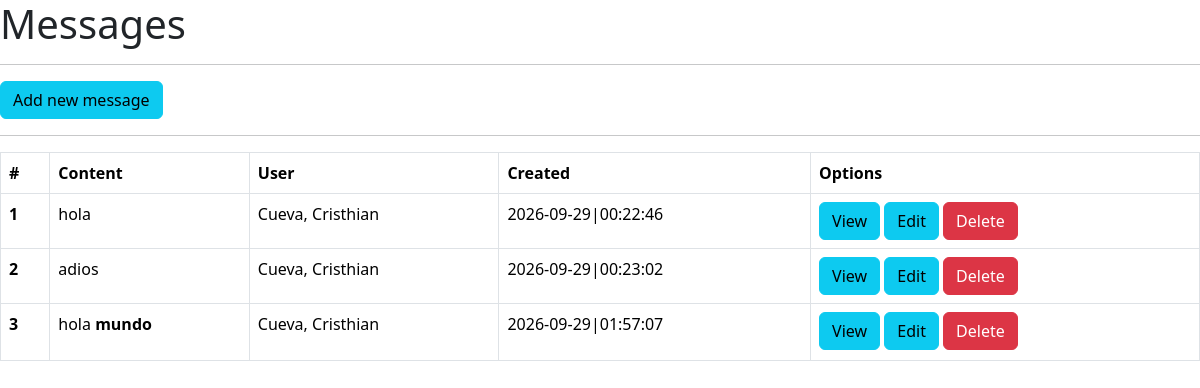
The app's page /messages, older data.
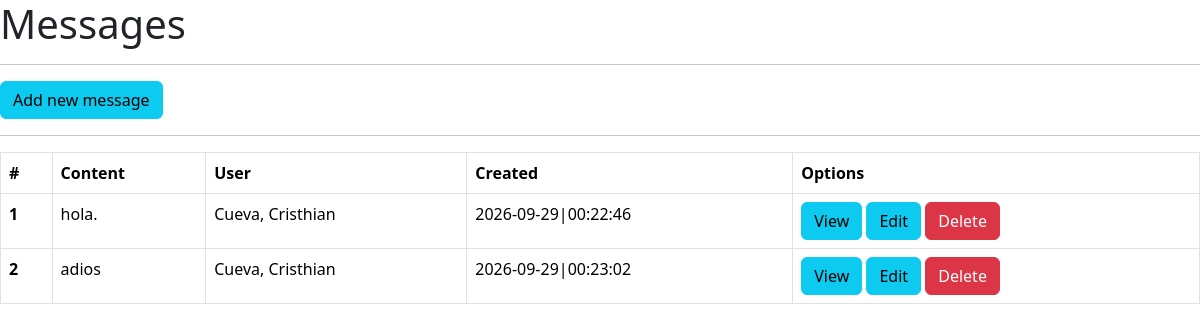
The same page, newer data.
### main.py (models this page shows, shortened)
class Message(db.Model):
    __tablename__ = "messages"
    id = db.Column(db.Integer, primary_key=True, autoincrement=True)
    content = db.Column(db.Text, nullable=True)
    created = db.Column(db.DateTime(timezone=True), server_default=func.now())
    user_id = db.Column(db.Integer, db.ForeignKey("users.id"))
    user = db.relationship("User", backref="user")

class User(db.Model):
    __tablename__ = "users"
    id = db.Column(db.Integer, primary_key=True, autoincrement=True)
    code = db.Column(db.String(11), nullable=False)
    first_name = db.Column(db.String(128), nullable=False)
    last_name = db.Column(db.String(128), nullable=False)
    age = db.Column(db.Integer, nullable=True)
    created = db.Column(db.DateTime(timezone=True), server_default=func.now())

### main.py (the view)
@app.route("/messages")
def view_messages():
    items = Message.query.all()
    return render_template("messages.html", items=items)

### templates/messages.html (shortened to what this page needs)
<!doctype html>
<html lang="es">
  <head>
    <link href="https://cdn.jsdelivr.net/npm/bootstrap@5.3.8/dist/css/bootstrap.min.css" rel="stylesheet">
  </head>
  <body>
    <h1>Messages</h1>
    <hr>
    <a href="{{ url_for('view_messages_add') }}" class="btn btn-info">Add new message</a>
    <hr>
    <table class="table table-bordered">
  <thead>
    <tr>
      <th scope="col">#</th>
      <th scope="col">Content</th>
      <th scope="col">User</th>
      <th scope="col">Created</th>
      <th scope="col">Options</th>
    </tr>
  </thead>
  <tbody>
    {% for item in items %}
    <tr>
      <th scope="row">{{ item.id }}</th>
      <td>{{ item.content|safe }}</td>
      <td>{{ item.user.last_name }}, {{ item.user.first_name }}</td>
      <td>{{ item.created.strftime('%Y-%m-%d|%H:%M:%S') }}</td>
      <td>
        <a href="{{ url_for('view_messages_by_id', message_id=item.id) }}" class="btn btn-info">View</a>
        <a href="{{ url_for('view_messages_edit_by_id', message_id=item.id) }}" class="btn btn-info">Edit</a>
        <a href="{{ url_for('view_messages_delete_by_id', message_id=item.id) }}" class="btn btn-danger">Delete</a>
      </td>
    </tr>
    {% endfor %}
  </tbody>
</table>
  </body>
</html>

Row changes from the older to the newer data that the page shows:
removed Message: id "3", content "hola mundo", user.last_name "Cueva", user.first_name "Cristhian", created "2026-09-29|01:57:07"
changed Message id 1: content "hola" → "hola."
